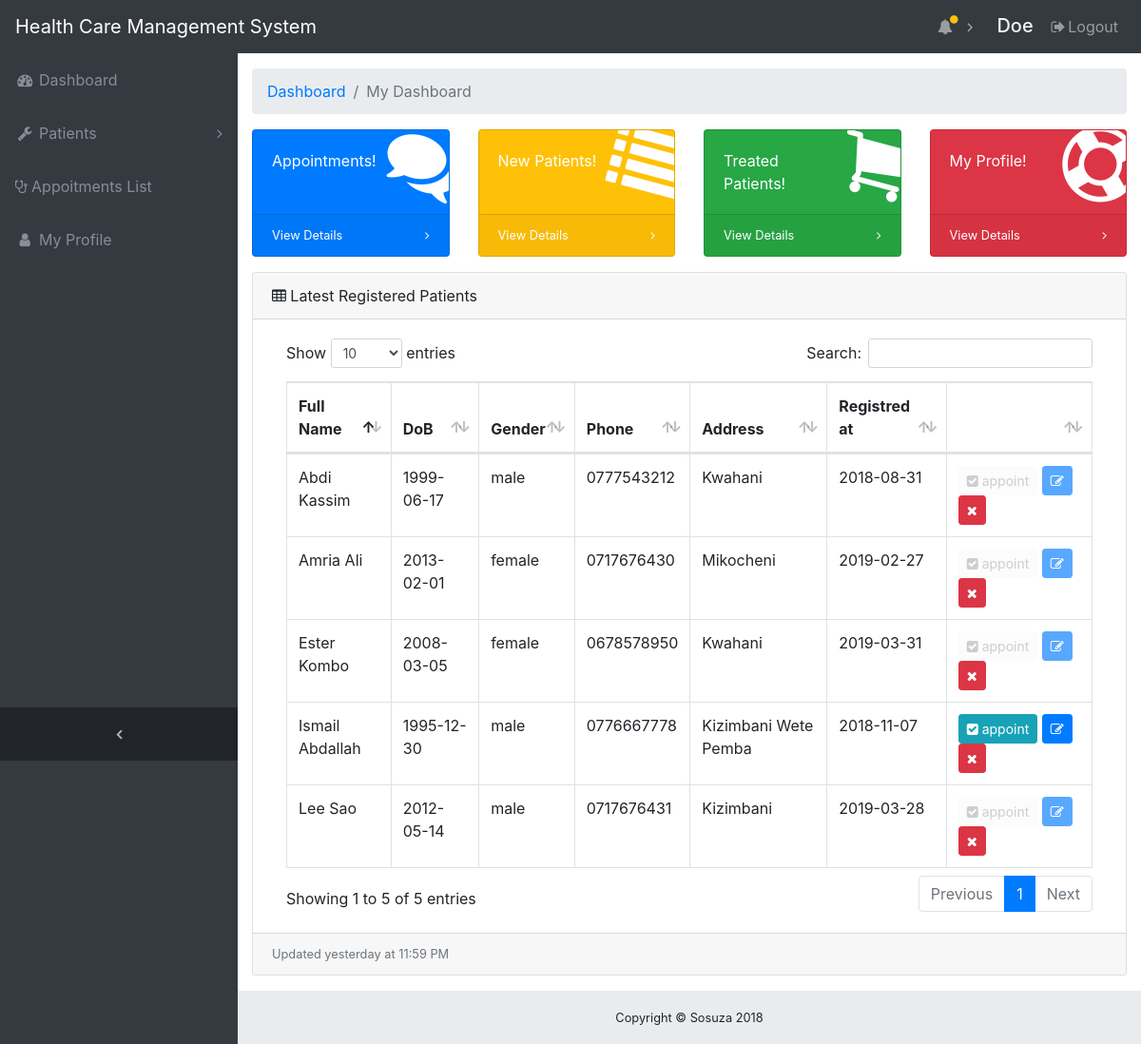
Before: /receiption/index.php (signed in) with the older database file.
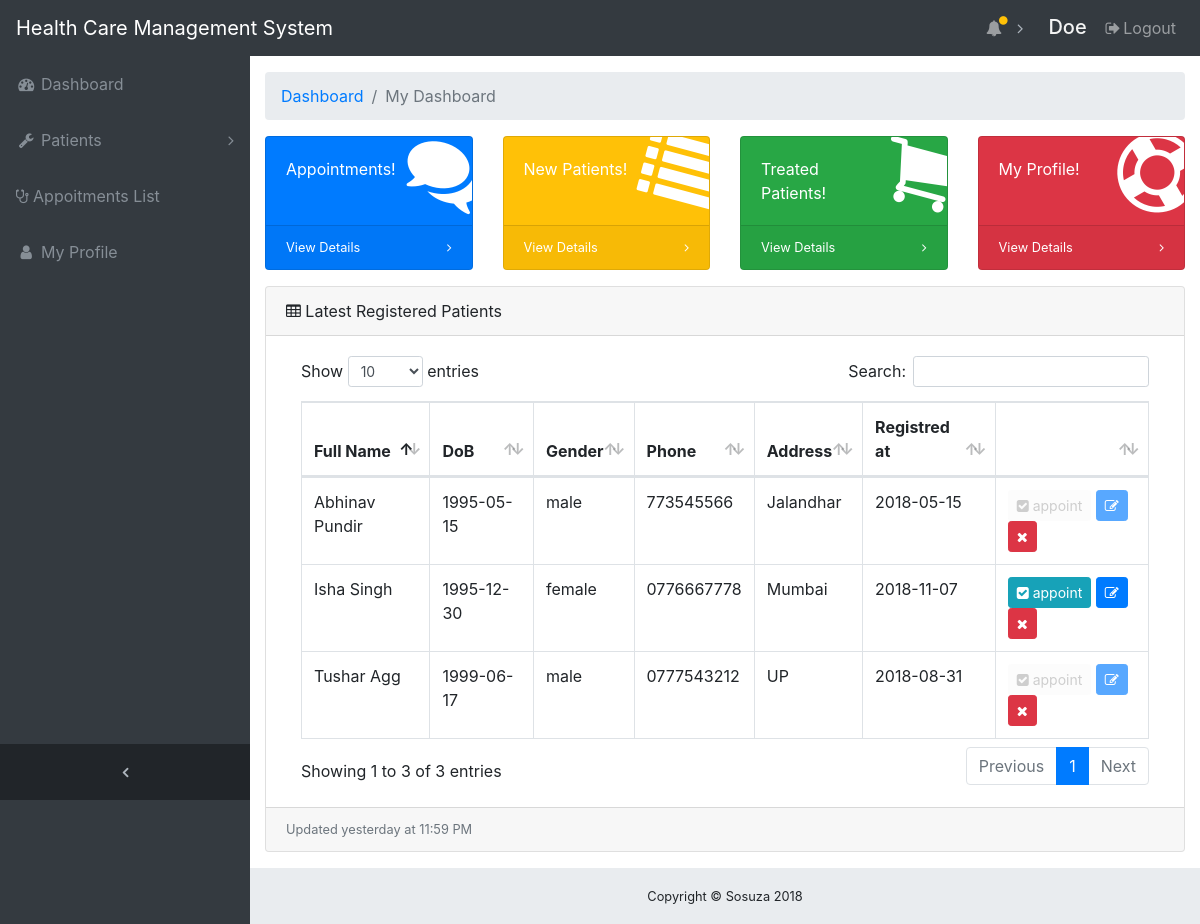
After: the same page with the newer database file.
### tables this page shows
CREATE TABLE `patient` (
  `patient_id` int(11) NOT NULL,
  `fname` varchar(100) NOT NULL,
  `lname` varchar(25) NOT NULL,
  `status` varchar(100) NOT NULL,
  `regNumber` varchar(100) NOT NULL,
  `address` varchar(30) NOT NULL,
  `phone` varchar(15) NOT NULL,
  `email` varchar(30) NOT NULL,
  `dob` date NOT NULL,
  `gender` varchar(10) NOT NULL,
  `regDate` date NOT NULL,
  `code` int(15) NOT NULL,
  `treated` int(11) NOT NULL DEFAULT '0'
);

### receiption/index.php (the view, shortened to what the changed rows need)
<?php include 'header.php'; ?>
  <div class="content-wrapper">
    <div class="container-fluid">
      <div class="card mb-3">
        <div class="card-body">
          <div class="table-responsive">
            <table class="table table-bordered" id="dataTable" width="100%" cellspacing="0">
              <thead>
                <tr>
                  <th>Full Name</th>
                  <th>DoB</th>
                  <th>Gender</th>
                  <th>Phone</th>
                  <th>Address</th>
                  <th>Registred at</th>
                  <th width="18%"></th>
                </tr>
              </thead>
              <tbody>
                <?php
                include 'includes/config.php';
                $sql = mysqli_query($con, "SELECT * FROM patient ORDER BY patient_id DESC LIMIT 5");
                while($data = mysqli_fetch_assoc($sql)){?>
                  <tr>
                    <td><?php echo $data['fname']." ".$data['lname']; ?></td>
                    <td><?php echo $data['dob']; ?></td>
                    <td><?php echo $data['gender']; ?></td>
                    <td><?php echo $data['phone']; ?></td>
                    <td><?php echo $data['address']; ?></td>
                    <td><?php echo $data['regDate']; ?></td>
                    <td>
                      <?php if ($data['treated'] == 1): ?>
                        <button disabled class="btn btn-default btn-sm" title="edit" onclick="make_appoint(<?php echo $data['patient_id']; ?>)">
                        <i class="fa fa-check-square"></i> appoint</button>
                      <button disabled class="btn btn-primary btn-sm" title="You can't edit treated Patient">
                        <i class="fa fa-edit"></i>
                        </button>
                      <a href="includes/manage_pat.php?act=delete_pat&id=<?php echo $data['patient_id']; ?>" class="btn btn-danger btn-sm" title="Edit Patient Infomation">
                        <i class="fa fa-remove"></i>
                      </a>
                      <?php else: ?>
                        <button class="btn btn-info btn-sm" title="edit" onclick="make_appoint(<?php echo $data['patient_id']; ?>)">
                        <i class="fa fa-check-square"></i> appoint</button>
                        <a href="edit_pat.php?act=edit_pat&id=<?php echo $data['patient_id']; ?>" class="btn btn-primary btn-sm" title="Edit Patient Infomation">
                        <i class="fa fa-edit"></i>
                      </a>
                      <a href="includes/manage_pat.php?act=delete_pat&id=<?php echo $data['patient_id']; ?>" class="btn btn-danger btn-sm" title="Edit Patient Infomation">
                        <i class="fa fa-remove"></i>
                      </a>
                      <?php endif ?>
                    </td>
                  </tr>
               <?php } ?>
              </tbody>
            </table>
          </div>
        </div>
      </div>
    </div>
    <?php include 'footer.php'?>

Changed rows visible on the page:
removed patient: fname "Ester", lname "Kombo", dob "2008-03-05", gender "female", phone "0678578950", address "Kwahani", regDate "2019-03-31"
removed patient: fname "Lee", lname "Sao", dob "2012-05-14", gender "male", phone "0717676431", address "Kizimbani", regDate "2019-03-28"
removed patient: fname "Amria", lname "Ali", dob "2013-02-01", gender "female", phone "0717676430", address "Mikocheni", regDate "2019-02-27"
changed patient: fname "Ismail" → "Isha"; lname "Abdallah" → "Singh"; gender "male" → "female"; address "Kizimbani Wete Pemba" → "Mumbai"
changed patient: fname "Abdi" → "Tushar"; lname "Kassim" → "Agg"; address "Kwahani" → "UP"
now on this page (row edited): patient: fname "Abhinav", lname "Pundir", dob "1995-05-15", gender "male", phone "773545566", address "Jalandhar", regDate "2018-05-15"
Other visible differences:
text written by a page script: "Show entries Search: Showing 1 to 5 of 5 entries Previous 1 Next" → "Show entries Search: Showing 1 to 3 of 3 entries Previous 1 Next"
